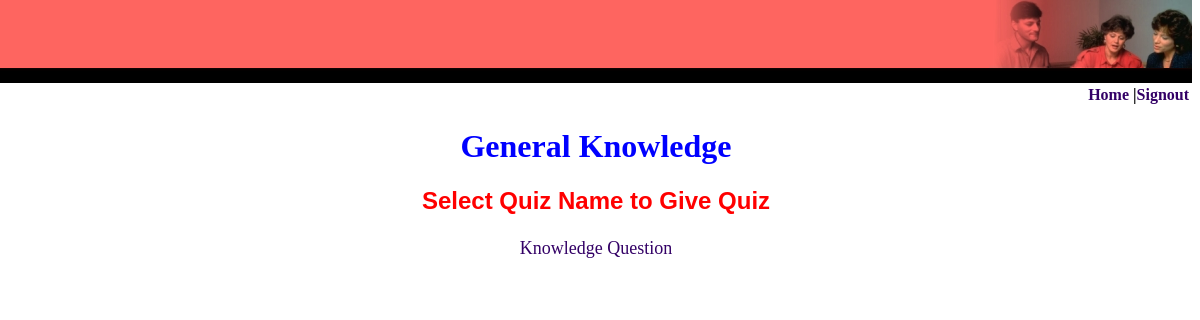
The page /showtest.php?subid=9 (signed in) on the database its author committed.
### tables this page shows
CREATE TABLE `mst_subject` (
  `sub_id` int(5) NOT NULL auto_increment,
  `sub_name` varchar(25) default NULL,
  PRIMARY KEY  (`sub_id`)
);

CREATE TABLE `mst_test` (
  `test_id` int(5) NOT NULL auto_increment,
  `sub_id` int(5) default NULL,
  `test_name` varchar(30) default NULL,
  `total_que` varchar(15) default NULL,
  PRIMARY KEY  (`test_id`)
);

### showtest.php (the view, shortened to what this page needs)
<!DOCTYPE HTML PUBLIC "-//W3C//DTD HTML 4.01 Transitional//EN" "http://www.w3.org/TR/html4/loose.dtd">
<html>
<head>
<link href="quiz.css" rel="stylesheet" type="text/css">
</head>
<body>
<?php
include("header.php");
include("database.php");
extract($_GET);
$rs1=mysqli_query($cn,"select * from mst_subject where sub_id=$subid");
$row1=mysqli_fetch_array($rs1);
echo "<h1 align=center><font color=blue> $row1[1]</font></h1>";
$rs=mysqli_query($cn,"select * from mst_test where sub_id=$subid");
echo "<h2 class=head1> Select Quiz Name to Give Quiz </h2>";
echo "<table align=center>";
while($row=mysqli_fetch_row($rs))
{
	echo "<tr><td align=center ><a href=quiz.php?testid=$row[0]&subid=$subid><font size=4>$row[2]</font></a>";
}
echo "</table>";
?>
</body>
</html>

### quiz.css (style rules this page uses)
body { margin-left: 0px; margin-top: 0px; }
a:link { color: #330066; text-decoration: none; }
.head1 { font-family: Arial, Helvetica, sans-serif; font-size: 24px; color: #FF0000; text-align: center; font-weight: bold; }

### rows shown on the page
mst_subject: sub_name "General Knowledge"
mst_test: test_name "Knowledge Question"
